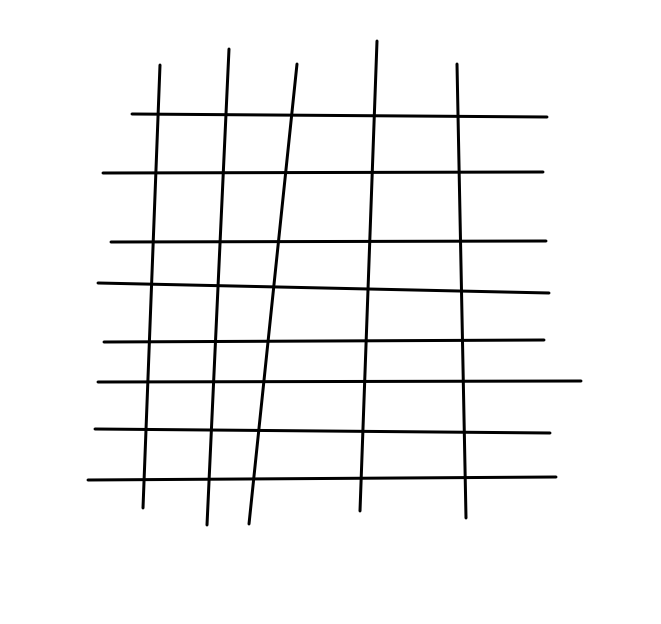
#> input picture OpenCV_Tutorial/FeatureExtraction/CornerDetection/harris/image/harris_test_1.png, 661 x 624 px
$ jupyter execute Harris.ipynb   (shell and % lines are left out)
#> lines starting #> are read from the running program, lines starting #| are printed output that depends on the picture; after the words box and inside, x2 and y2 are one past the last pixel; in counts of white or black regions, pixels touching at a corner belong together
# 角点检测

- API简介
使用函数 cv2.cornerHarris()<br>
函数的返回值其实就是R值构成的灰度图像灰度图像坐标会与原图像对应Ｒ值就是角点分数当Ｒ值很大的时候就可以认为这个点是一个角点<br>
参数如下：<br>
    img 输入图像，数据类型为float32<br>
    blockSize 角点检测当中的邻域值。<br>
    ksize 使用Sobel函数求偏导的窗口大小<br>
    k 角点检测参数，取值为0.04到0.06<br>
    <br>
    <br>
- t值,用在过滤角度点响应

- 角点判断<br>
　λ 1 和 λ 2 是矩阵 M 的特征值所以根据这些特征中我们可以判断一个区域是否是角点，边界或者是平面。<br>
　当 λ 1 和 λ 2 都小时，|R| 也小，这个区域就是一个平坦区域。<br>
　当 λ 1 ? λ 2 或者 λ 1 ? λ 2 ，时 R 小于 0，这个区域是边缘<br>
　当 λ 1 和 λ 2 都很大，并且 λ 1 ～λ 2 中的时，R 也很大，（λ 1 和 λ 2 中的最小值都大于阈值）说明这个区域是角点。<br>
 - [具体理论](https://www.cnblogs.com/king-lps/p/6375424.html)

## 代码实现

### 1.预处理

[cell 1]
import cv2
import numpy as np
import matplotlib.pyplot as plt

[cell 2]
filename = 'image/harris_test_1.png'

img = cv2.imread(filename)
#> img is the input picture: shape (624, 661, 3); min 0, max 255, mean 244.2

plt.imshow(img)

[cell 3]
# 转换成灰度图像
gray = cv2.cvtColor(img,cv2.COLOR_BGR2GRAY)

[cell 4]
gray = np.float32(gray)
#图像转换为float32

### 2.harris角点检测

[cell 5]
dst = cv2.cornerHarris(gray,2,3,0.04)
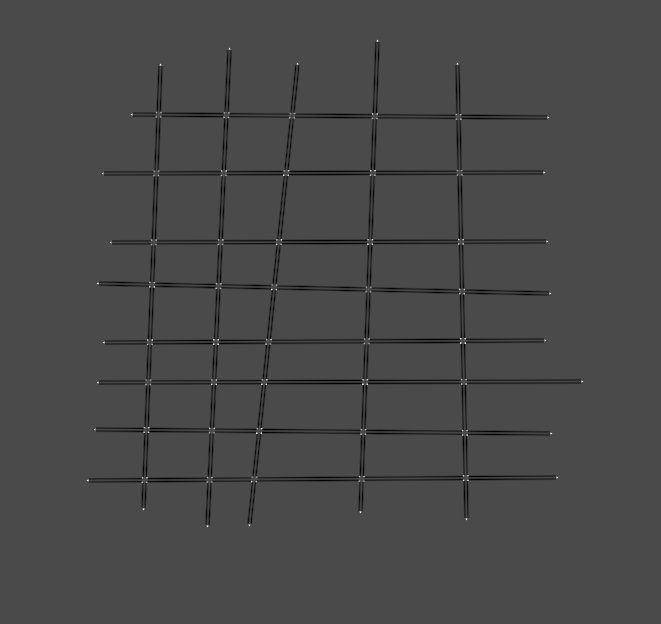
#> dst: shape (624, 661) float32; min -169130016, max 410685376, mean -4353662.5; drawn with min black and max white

[cell 6]
plt.imshow(dst)

[cell 7]
#图像膨胀,对于这个部分可以不要
dst = cv2.dilate(dst,None)
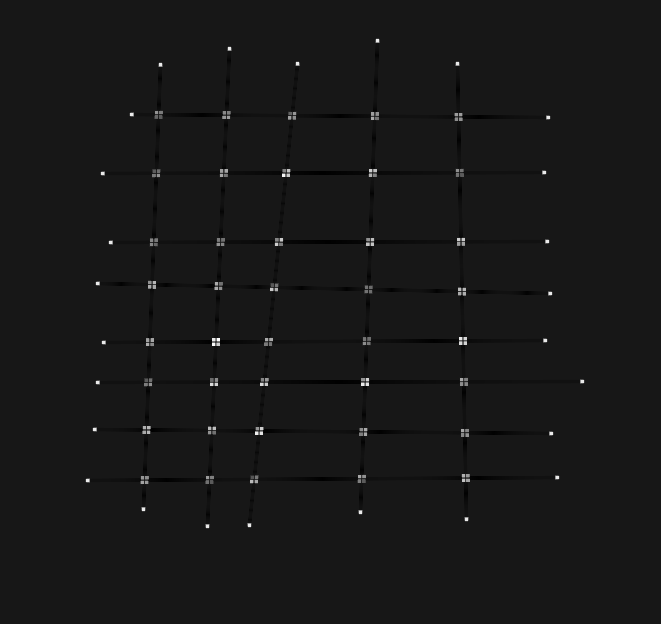
#> dst: shape (624, 661) float32; min -42199464, max 410685376, mean 505402.5; drawn with min black and max white

[cell 8]
plt.imshow(dst)

### 3.阈值设置

- 设定阈值,这里的打分值以大于0.01×dst中最大值为边界,角点位置用红色标记
- 对于这个部分也可以先进行归一化,然后再设置阈值

- 代码解释:<br>
    img[dst>0.01*dst.max()]=[0,0,255],dst>0.01*dst.max()这么多返回是满足条件的dst索引值,根据索引值来设置这个点的颜色这里是设定一个阈值.当大于这个阈值分数的都可以判定为角点.这里的dst其实就是一个个角度分数R组成的当λ1和λ2都很大，并且λ1～λ2中的时，R也很大,（λ1和λ2中的最小值都大于阈值）说明这个区域是角点。那么这里为什么要大于0.01×dst.max()?注意了这里Ｒ是一个很大的值我们选取里面最大的Ｒ然后只要dst里面的值大于百分之一的Ｒ的最大值那么此时这个dst的Ｒ值也是很大的可以判定他为角点也不一定要0.01可以根据图像自己选取不过如果太小的话　可能会多圈出几个不同的角点

[cell 9]
img[dst>0.01*dst.max()]=[225,0,0]
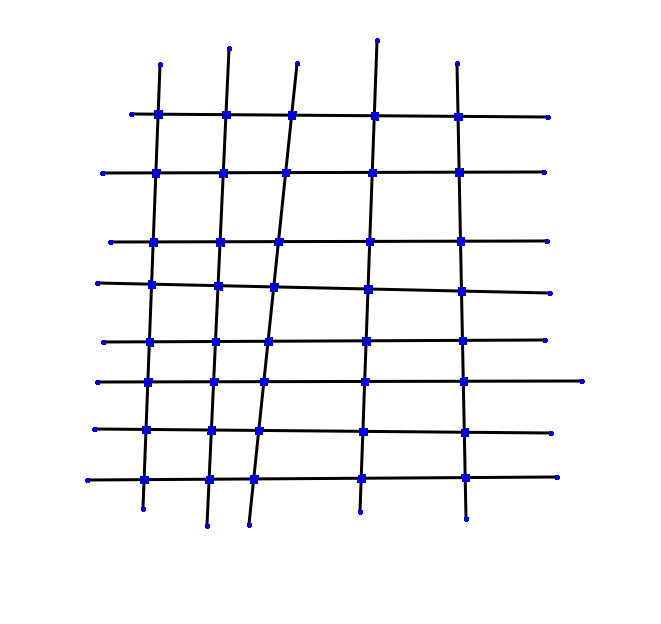
#> img: shape (624, 661, 3); 0.82% of pixels changed, all inside (x1, y1, x2, y2) = (85, 38, 585, 529)
